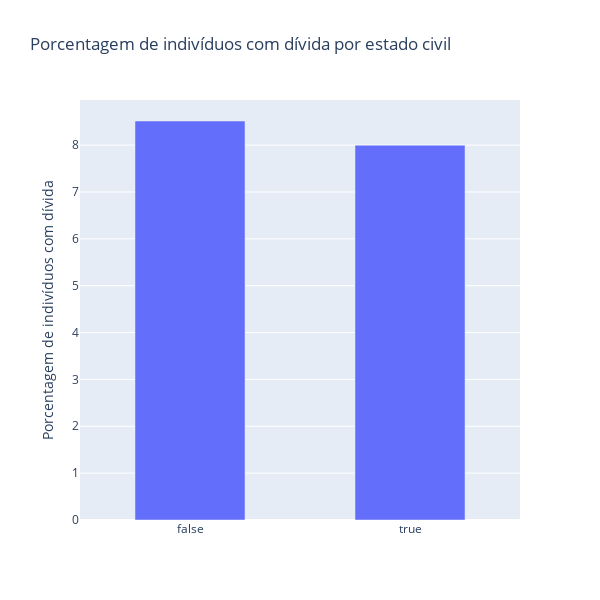

The cell this chart's notebook holds for it:
### Code cell
import plotly.graph_objs as go

pivot = pd.pivot_table(cat, index='marriage', values='debt', aggfunc='mean')
pivot['debt'] = pivot['debt'] * 100

fig = go.Figure(
    data=[go.Bar(x=pivot.index, y=pivot['debt'], width=0.5)],
    layout=go.Layout(
        title='Porcentagem de indivíduos com dívida por estado civil',
        yaxis=dict(
            tickformat='.1f%%',  # Formatar os ticks do eixo y como porcentagem
            title='Porcentagem de indivíduos com dívida'
        ),
        height=600,
        width=600
    )
)

fig.show()

### Figure 1 — Plotly figure (JSON) as saved in the notebook; plotly's stock layout.template omitted (floating-point values rounded to 4 significant figures)
{"data": [{"type": "bar", "width": 0.5, "x": [false, true], "y": [8.514, 7.997]}], "layout": {"height": 600, "title": {"text": "Porcentagem de indivíduos com dívida por estado civil"}, "width": 600, "yaxis": {"tickformat": ".1f%%", "title": {"text": "Porcentagem de indivíduos com dívida"}}}}
